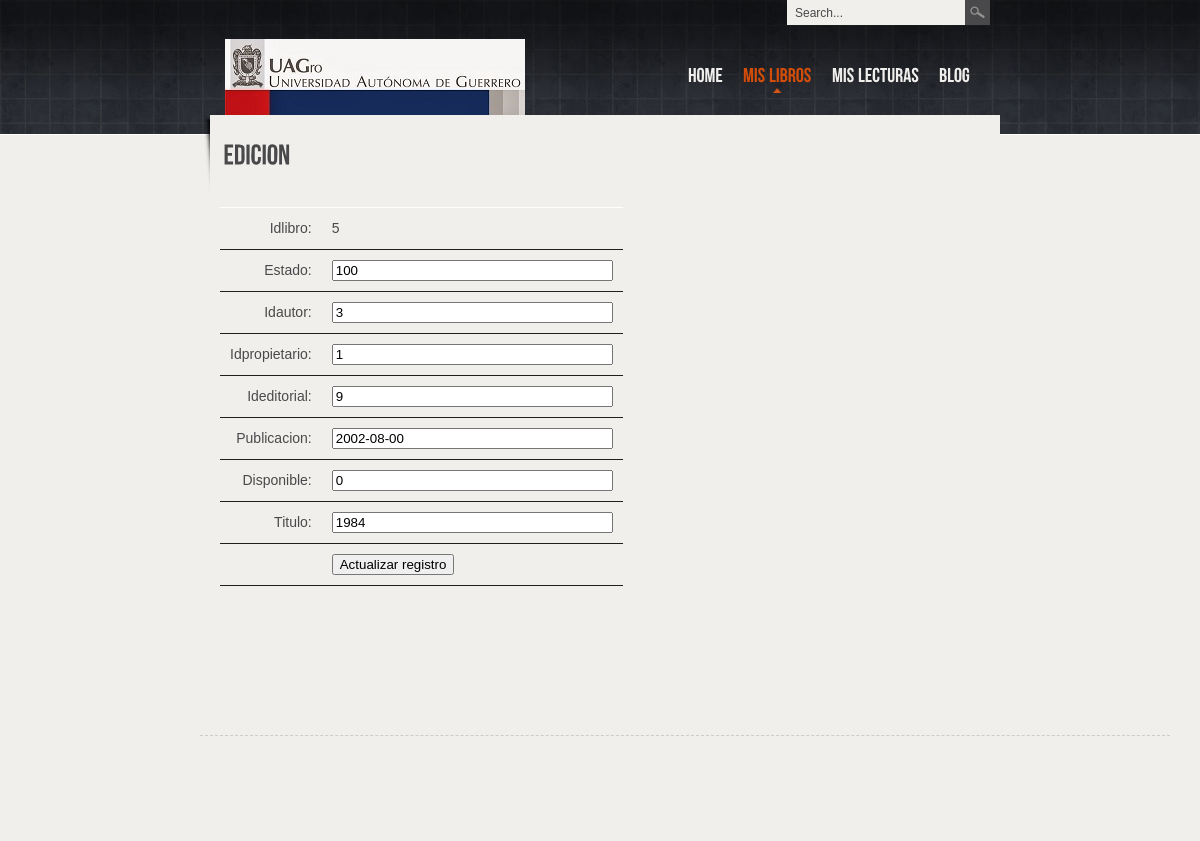
Page /editarLibro.php?idlibro=5 on the committed database.
### tables this page shows
CREATE TABLE IF NOT EXISTS `libro` (
  `idlibro` int(11) NOT NULL AUTO_INCREMENT,
  `estado` int(11) DEFAULT NULL,
  `idautor` int(11) DEFAULT NULL,
  `idpropietario` int(11) DEFAULT NULL,
  `ideditorial` int(11) DEFAULT NULL,
  `publicacion` date DEFAULT NULL,
  `disponible` tinyint(1) DEFAULT NULL,
  `titulo` varchar(100) DEFAULT NULL,
  PRIMARY KEY (`idlibro`),
  KEY `idx_libro` (`idautor`),
  KEY `idx_libro_0` (`idpropietario`),
  KEY `idx_libro_1` (`ideditorial`)
);

### editarLibro.php (the view, shortened to what this page needs)
<?php require_once('Connections/coneccion.php'); ?>
<?php
$editFormAction = $_SERVER['PHP_SELF'];
if (isset($_SERVER['QUERY_STRING'])) {
  $editFormAction .= "?" . htmlentities($_SERVER['QUERY_STRING']);
}
$colname_registroLibros = "-1";
if (isset($_GET['idlibro'])) {
  $colname_registroLibros = (get_magic_quotes_gpc()) ? $_GET['idlibro'] : addslashes($_GET['idlibro']);
}
$query_registroLibros = sprintf("SELECT * FROM libro WHERE idlibro = %s", $colname_registroLibros);
$registroLibros = mysql_query($query_registroLibros, $coneccion) or die(mysql_error());
$row_registroLibros = mysql_fetch_assoc($registroLibros);
?>
<!DOCTYPE html PUBLIC "-//W3C//DTD XHTML 1.0 Transitional//EN" "http://www.w3.org/TR/xhtml1/DTD/xhtml1-transitional.dtd">
<html xmlns="http://www.w3.org/1999/xhtml">
<head>
		<link rel="stylesheet" href="css/style.css" type="text/css" media="screen" />
		<link rel="stylesheet" href="js/prettyPhoto/css/prettyPhoto.css" type="text/css" media="screen" />
		<link rel="stylesheet" type="text/css" media="screen" href="css/superfish-custom.css" />
        <link rel="stylesheet" href="css/jquery.tabs.css" type="text/css" media="print, projection, screen" />
</head>
<body>
		<div id="header">
		<div class="degree">
			<div class="wrapper">
				<a href="home.php"><img src="img/logo.png" alt="Logo" id="logo" /></a>
				<div class="top-search">
					<form  method="get" id="searchform" action="">
						<div>
							<input type="text" value="Search..." name="s" id="s" onfocus="defaultInput(this)" onblur="clearInput(this)" />
							<input type="submit" id="searchsubmit" value=" " />
						</div>
					</form>
				</div>
				<div id="nav-holder">
					<ul id="nav" class="sf-menu">
						<li><a href="home.php">HOME</a>
						</li>
						<li  class="current_page_item"><a href="libros.php">MIS LIBROS</a>
						</li>
						<li><a href="lecturas.php">MIS LECTURAS</a>
						</li>
						<li ><a href="blogs.php">BLOG</a>
						</li>
						<li><a href="about.php?idusuario=<?php echo $_SESSION['idusuario'];?>"> <?php echo $_SESSION['nombre'];?></a>
						</li>
					</ul>
				</div>
			</div>
		</div>
		</div>
		<div id="main">
			<div class="wrapper">
				<div class="content">
					<div class="title-holder">
					<span class="title">Edicion</span></div>
					<div class="page-content">
						<div class="one-half">
<form method="post" name="form1" action="<?php echo $editFormAction; ?>">
  <table align="center">
    <tr valign="baseline">
      <td nowrap align="right">Idlibro:</td>
      <td><?php echo $row_registroLibros['idlibro']; ?></td>
    </tr>
    <tr valign="baseline">
      <td nowrap align="right">Estado:</td>
      <td><input type="text" name="estado" value="<?php echo $row_registroLibros['estado']; ?>" size="32"></td>
    </tr>
    <tr valign="baseline">
      <td nowrap align="right">Idautor:</td>
      <td><input type="text" name="idautor" value="<?php echo $row_registroLibros['idautor']; ?>" size="32"></td>
    </tr>
    <tr valign="baseline">
      <td nowrap align="right">Idpropietario:</td>
      <td><input type="text" name="idpropietario" value="<?php echo $row_registroLibros['idpropietario']; ?>" size="32"></td>
    </tr>
    <tr valign="baseline">
      <td nowrap align="right">Ideditorial:</td>
      <td><input type="text" name="ideditorial" value="<?php echo $row_registroLibros['ideditorial']; ?>" size="32"></td>
    </tr>
    <tr valign="baseline">
      <td nowrap align="right">Publicacion:</td>
      <td><input type="text" name="publicacion" value="<?php echo $row_registroLibros['publicacion']; ?>" size="32"></td>
    </tr>
    <tr valign="baseline">
      <td nowrap align="right">Disponible:</td>
      <td><input type="text" name="disponible" value="<?php echo $row_registroLibros['disponible']; ?>" size="32"></td>
    </tr>
    <tr valign="baseline">
      <td nowrap align="right">Titulo:</td>
      <td><input type="text" name="titulo" value="<?php echo $row_registroLibros['titulo']; ?>" size="32"></td>
    </tr>
    <tr valign="baseline">
      <td nowrap align="right">&nbsp;</td>
      <td><input type="submit" value="Actualizar registro"></td>
    </tr>
  </table>
</form><p>&nbsp;</p>
						</div>
						<div class="clear "></div>
					</div>
				</div>
				<div class="twitter-reader">
					<script>Chirp({user:"ansimuz",max:1})</script></div>
		  </div>
	</div>
</body>
</html>

### css/style.css (style rules this page uses)
.clear { clear:both; height:1px; }
body { line-height: 1; color: #49494b; background: #f0efeb; font-family: Tahoma, Arial, Helvetica, sans-serif; font-size: 14px; font-size: 14px; text-align: justify; width: auto; }
a { color: #42c8f4; }
#header { height: 134px; background: #e5e3dc url(../img/bgs/webtreats/webtreats_blue_creme_pattern_87.jpg); border-bottom: 1px solid #fff; }
#home-header .degree, #header .degree { background:url(../img/top-degree.png) repeat-x; height: 100%; width: 100%; }
.wrapper { width: 800px; margin: 0 auto; position: relative; }
#logo { position: absolute; top:39px; left: 25px; }
.top-search { position: absolute; top:0px; right: 10px; }
.one-half, .one-third, .two-third, .three-fourth, .one-fourth { float:left; margin-right:20px; position:relative; }
.one-half { width: 800; }
.content { position: relative; overflow: hidden; top: -20px; min-height: 600px; line-height: 1.5em; }
.content p, .content-blog p { margin-bottom: 21px; }
.page-content { width: 800px; margin-left: 20px; margin-right: 20px; overflow: hidden; }
table, td, th { vertical-align:middle; }
table { border-collapse:separate; border-spacing:0; border-top:1px solid white; margin-bottom:28px; width:100%; text-align: left; }
td { padding:10px; }
td, th { border-bottom: 1px solid #1f1f1f; }
#searchform #s { color: #49494b; font-size: 12px; width: 160px; height: 21px; margin: 0px 0px 5px 0px; padding: 2px 35px 2px 8px; border: 0; background: #f0efeb; }
#searchform #searchsubmit { position: absolute; top: 0px; right: 0px; width: 25px; height: 25px; border: 0px; background: url(../img/sprites.png) no-repeat transparent 0px 0px; }
#nav-holder { width: 700px; position: absolute; top:68px; right: 10px; font-size: 20px; }
#nav { display: block; float: right; }
#nav li { display: block; float: left; padding-left: 20px; }
#nav li:first-child { padding-left: 0px; }
#nav li a { color: #f0efeb; text-decoration: none; padding-bottom: 5px; }
#nav>li>a:hover, #nav>li.current_page_item>a { color: #d24c0a; background: url(../img/sprites.png) no-repeat center -51px; }
.title-holder { display: block; overflow: hidden; position: relative; width: 1000px; height: 82px; background: url(../img/title-bg.png) no-repeat ; margin-bottom: 10px; line-height: 1em; }
.title-holder .title { display: block; float: left; font-size: 28px; color: #49494b; margin-top: 30px; margin-left: 23px; }
.twitter-reader { position: relative; width: 970px; margin: 0px auto 20px auto; padding-top: 25px; color: #555555; min-height: 60px; font-style: italic; border-top: 1px dashed #ccc; z-index: 225; }

### css/superfish-custom.css (style rules this page uses)
.sf-menu, .sf-menu * { margin: 0; padding: 0; list-style: none; }
.sf-menu { line-height: 1.0; }
.sf-menu li { float: left; position: relative; }
.sf-menu a { display: block; position: relative; }

### rows in the picture
libro: idlibro "5", estado "100", idautor "3", idpropietario "1", ideditorial "9", publicacion "2002-08-00", disponible "0", titulo "1984"
